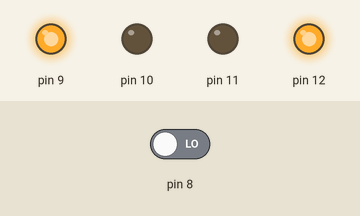
Bench run of a sketch on a simulated Arduino Uno, built with avr-gcc and run on an emulated ATmega328P. Parts: output pins drawn as LEDs (lit = HIGH). The inputs (shaded band) are chosen by the test bench; at power-on: pin 8 LOW.

Above: at 18.0 s.
18.1 s: pin 8 driven HIGH
At 21.9 s:
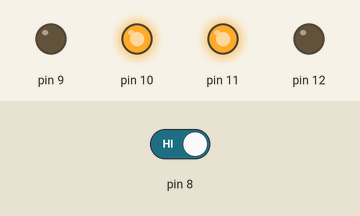
28.3 s: pin 8 driven LOW
At 38.51 s:
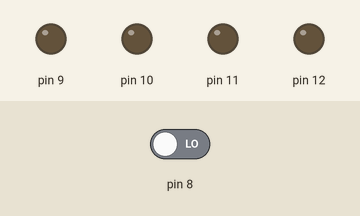
Timing chart, 0 to 40.1 s (numbered marks = the images above; inputs shaded):
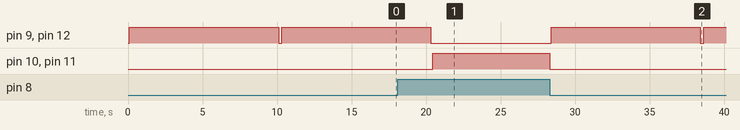

The sketch:

semaforo_botao.ino
```cpp
// C++ code
//
void setup()
{
  pinMode(12, OUTPUT);
  pinMode(11, OUTPUT);
  pinMode(10, OUTPUT);
  pinMode(9, OUTPUT);
  pinMode(8, INPUT);
}

void loop()
{

  if(digitalRead(8) == HIGH){
    digitalWrite(11, HIGH);
    digitalWrite(10, HIGH);
  } else{
    digitalWrite(11, LOW);
    digitalWrite(10, LOW);
    delay(100);
    digitalWrite(12, HIGH);
    digitalWrite(9, HIGH);
    delay(10000);
    digitalWrite(12, LOW);
    digitalWrite(9, LOW);
    delay(125);
  }
}
```

Measured:
- after the input at 18.1 s, pin 9, pin 12: goes on until 20.3 s, then stays LOW; pin 10, pin 11: LOW → HIGH after 2.4 s
- after the input at 28.3 s, pin 9, pin 12: LOW → HIGH after 0.10 s, → LOW 10.0 s later, → HIGH 0.23 s later; pin 10, pin 11: HIGH → LOW at once
